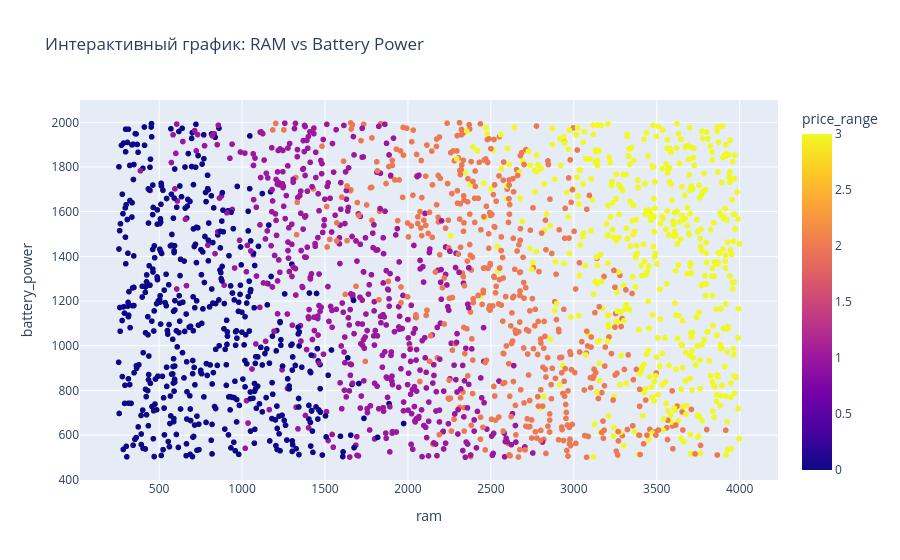

Notebook code for this chart:
### Markdown cell above
6. Интерактивный график

### Code cell
fig = px.scatter(
    df_clean,
    x="ram",
    y="battery_power",
    color="price_range",
    title="Интерактивный график: RAM vs Battery Power",
    hover_data=df_clean.columns,
)

fig.show()
fig.write_html("eda/graph6_interactive_ram_battery.html")

### Figure 1 — Plotly figure (JSON) as saved in the notebook; plotly's stock layout.template omitted (floating-point values rounded to 4 significant figures; data arrays with more than 128 entries replaced by an {"elided": "..."} marker saying what was removed)
{"data": [{"customdata": {"elided": "2000x19 float values"}, "hovertemplate": "ram=%{x}<br>battery_power=%{y}<br>blue=%{customdata[0]}<br>clock_speed=%{customdata[1]}<br>dual_sim=%{customdata[2]}<br>fc=%{customdata[3]}<br>four_g=%{customdata[4]}<br>int_memory=%{customdata[5]}<br>m_dep=%{customdata[6]}<br>mobile_wt=%{customdata[7]}<br>n_cores=%{customdata[8]}<br>pc=%{customdata[9]}<br>px_height=%{customdata[10]}<br>px_width=%{customdata[11]}<br>sc_h=%{customdata[12]}<br>sc_w=%{customdata[13]}<br>talk_time=%{customdata[14]}<br>three_g=%{customdata[15]}<br>touch_screen=%{customdata[16]}<br>wifi=%{customdata[17]}<br>price_range=%{marker.color}<extra></extra>", "legendgroup": "", "marker": {"color": {"elided": "2000 int values"}, "coloraxis": "coloraxis", "symbol": "circle"}, "mode": "markers", "name": "", "showlegend": false, "type": "scattergl", "x": {"elided": "2000 int values"}, "xaxis": "x", "y": {"elided": "2000 int values"}, "yaxis": "y"}], "layout": {"coloraxis": {"colorbar": {"title": {"text": "price_range"}}, "colorscale": [[0, "#0d0887"], [0.1111, "#46039f"], [0.2222, "#7201a8"], [0.3333, "#9c179e"], [0.4444, "#bd3786"], [0.5556, "#d8576b"], [0.6667, "#ed7953"], [0.7778, "#fb9f3a"], [0.8889, "#fdca26"], [1, "#f0f921"]]}, "legend": {"tracegroupgap": 0}, "title": {"text": "Интерактивный график: RAM vs Battery Power"}, "xaxis": {"anchor": "y", "domain": [0, 1], "title": {"text": "ram"}}, "yaxis": {"anchor": "x", "domain": [0, 1], "title": {"text": "battery_power"}}}}
